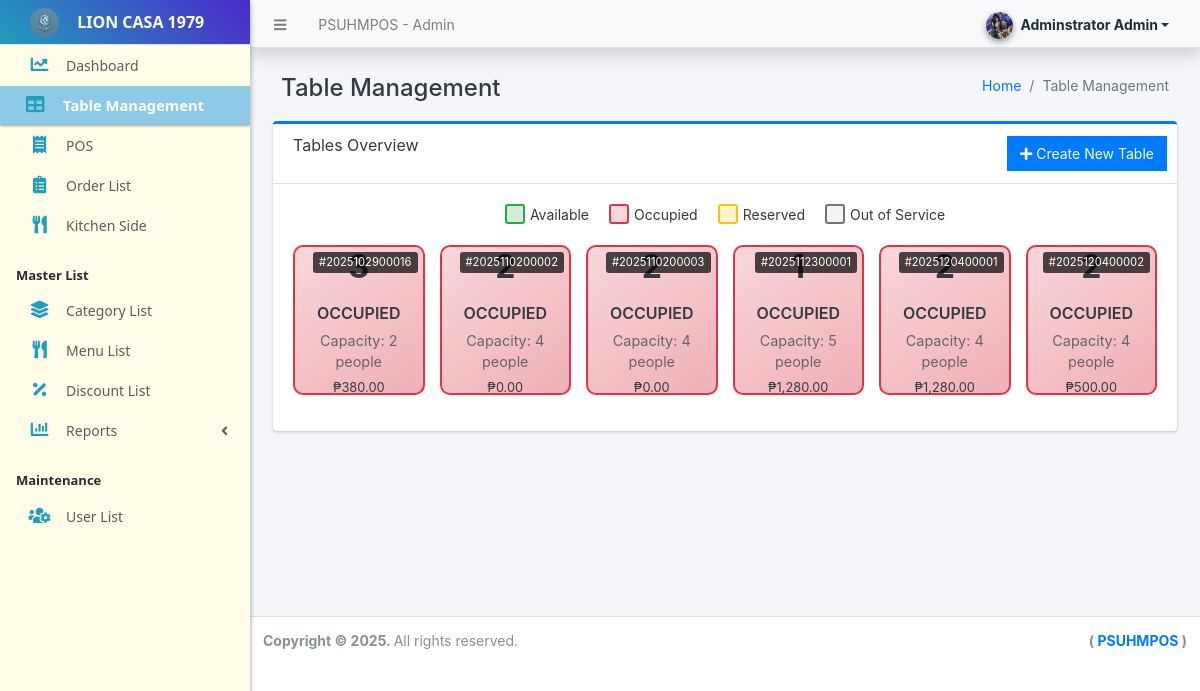
Page /admin/?page=table_management (signed in) on the committed database.
### tables this page shows
CREATE TABLE `table_list` (
  `id` int(30) NOT NULL,
  `table_number` varchar(50) NOT NULL,
  `capacity` int(11) NOT NULL DEFAULT 4,
  `location` varchar(100) DEFAULT NULL,
  `status` tinyint(1) NOT NULL DEFAULT 1 COMMENT '0=Out of Service, 1=Available, 2=Reserved',
  `delete_flag` tinyint(1) NOT NULL DEFAULT 0,
  `date_created` datetime NOT NULL DEFAULT current_timestamp(),
  `date_updated` datetime DEFAULT NULL ON UPDATE current_timestamp()
);

CREATE TABLE `order_list` (
  `id` int(30) NOT NULL,
  `user_id` int(30) NOT NULL,
  `table_id` int(30) DEFAULT NULL,
  `code` varchar(100) NOT NULL,
  `queue` varchar(50) NOT NULL,
  `total_amount` float(12,2) NOT NULL DEFAULT 0.00,
  `discounted_amount` float(12,2) NOT NULL DEFAULT 0.00,
  `tendered_amount` float(12,2) NOT NULL DEFAULT 0.00,
  `change_amount` float(12,2) NOT NULL DEFAULT 0.00,
  `status` tinyint(1) NOT NULL DEFAULT 0 COMMENT '0 = Queued,\r\n1 = Served,\r\n2 = Paid,\r\n3 = Billed Out',
  `voided_by` int(11) DEFAULT NULL,
  `date_created` datetime NOT NULL DEFAULT current_timestamp(),
  `date_updated` datetime NOT NULL DEFAULT current_timestamp() ON UPDATE current_timestamp(),
  `order_type` varchar(50) DEFAULT NULL,
  `discount_type` varchar(255) DEFAULT NULL,
  `discount_percent` int(11) DEFAULT NULL,
  `payment_method` varchar(50) DEFAULT NULL,
  `reference_number` varchar(100) NOT NULL,
  `card_number` varchar(100) NOT NULL,
  `vat_amount` float(12,2) NOT NULL DEFAULT 0.00
);

### classes/DBConnection.php (called while the page is built, shortened)
<?php
class DBConnection{
    private $host = DB_SERVER;
    private $username = DB_USERNAME;
    private $password = DB_PASSWORD;
    private $database = DB_NAME;
    public $conn;
    public function __construct(){
        if (!isset($this->conn)) {
            $this->conn = new mysqli($this->host, $this->username, $this->password, $this->database);
        }
    }
}
?>

### classes/SystemSettings.php (called while the page is built, shortened)
<?php
class SystemSettings extends DBConnection{
	function userdata($field = ''){
		if(!empty($field)){
			if(isset($_SESSION['userdata'][$field]))
				return $_SESSION['userdata'][$field];
			else
				return null;
		}else{
			return false;
		}
	}
}
$_settings = new SystemSettings();
?>

### admin/table_management/index.php (the view, shortened to what this page needs)
<div class="content-header">
    <div class="container-fluid">
        <div class="row mb-2">
            <div class="col-sm-6">
                <h1 class="m-0">Table Management</h1>
            </div>
            <div class="col-sm-6">
                <ol class="breadcrumb float-sm-right">
                    <li class="breadcrumb-item"><a href="<?php echo base_url ?>admin">Home</a></li>
                    <li class="breadcrumb-item active">Table Management</li>
                </ol>
            </div>
        </div>
    </div>
</div>
<section class="content">
    <div class="container-fluid">
        <div class="card card-outline card-primary">
            <div class="card-header">
                <h3 class="card-title">Tables Overview</h3>
                <div class="card-tools">
                 <?php if($_settings->userdata('type') == 1): ?>
        <a href="javascript:void(0)" id="create_new" class="btn btn-flat btn-primary">
            <span class="fas fa-plus"></span> Create New Table
        </a>
        <?php endif; ?>
                </div>
            </div>
            <div class="card-body">
                <div class="legend">
                    <div class="legend-item">
                        <div class="legend-color available-legend"></div>
                        <span>Available</span>
                    </div>
                    <div class="legend-item">
                        <div class="legend-color occupied-legend"></div>
                        <span>Occupied</span>
                    </div>
                    <div class="legend-item">
                        <div class="legend-color reserved-legend"></div>
                        <span>Reserved</span>
                    </div>
                    <div class="legend-item">
                        <div class="legend-color out-of-service-legend"></div>
                        <span>Out of Service</span>
                    </div>
                </div>
                <div class="row" id="tables-container">
                    <?php
                    $tables = $conn->query("SELECT t.*, o.id as order_id, o.code as order_code, o.total_amount
                                          FROM table_list t
                                          LEFT JOIN order_list o ON t.id = o.table_id AND o.status IN (0,1)
                                          WHERE t.delete_flag = 0
                                          ORDER BY CAST(SUBSTRING(t.table_number, 6) AS UNSIGNED)");
                    while($row = $tables->fetch_assoc()):
                        $status = 'available';
                        if($row['order_id']) {
                            $status = 'occupied';
                        } elseif($row['status'] == 2) {
                            $status = 'reserved';
                        }elseif($row['status'] == 0) {
                            $status = 'out of service';
                        }
                    ?>
                    <div class="col-xl-2 col-lg-3 col-md-4 col-sm-6 col-12 mb-3">
                        <div class="table-card <?= $status ?>" data-id="<?= $row['id'] ?>" data-status="<?= $status ?>">
                            <?php if($row['order_id']): ?>
                            <div class="order-info">#<?= $row['order_code'] ?></div>
                            <?php endif; ?>
                            <div class="table-number"><?= $row['table_number'] ?></div>
                            <div class="table-status"><?= ucfirst($status) ?></div>
                            <div class="table-capacity">Capacity: <?= $row['capacity'] ?> people</div>
                            <?php if($row['order_id']): ?>
                            <div style="font-size: 0.8rem; margin-top: 5px;">
                                <div>₱<?= number_format($row['total_amount'], 2) ?></div>
                            </div>
                            <?php endif; ?>
                        </div>
                    </div>
                    <?php endwhile; ?>
                </div>
            </div>
        </div>
    </div>
</section>

### admin/table_management/index.php (style rules this page uses)
.table-card { border: 2px solid #ddd; border-radius: 10px; padding: 20px; text-align: center; cursor: pointer; transition: all 0.3s ease; height: 150px; display: flex; flex-direction: column; justify-content: center; position: relative; }
.table-card.occupied { background: linear-gradient(145deg, #f8d7da, #f1b0b7); border-color: #dc3545; }
.table-number { font-size: 2rem; font-weight: bold; margin-bottom: 10px; }
.table-status { font-size: 1rem; text-transform: uppercase; font-weight: 600; }
.table-capacity { font-size: 0.9rem; color: #666; margin-top: 5px; }
.order-info { position: absolute; top: 5px; right: 5px; background: rgba(0,0,0,0.7); color: white; padding: 2px 6px; border-radius: 3px; font-size: 0.7rem; }
.legend { display: flex; justify-content: center; gap: 20px; margin-bottom: 20px; flex-wrap: wrap; }
.legend-item { display: flex; align-items: center; gap: 5px; }
.legend-color { width: 20px; height: 20px; border-radius: 3px; border: 2px solid; }
.available-legend { background: #d4edda; border-color: #28a745; }
.occupied-legend { background: #f8d7da; border-color: #dc3545; }
.reserved-legend { background: #fff3cd; border-color: #ffc107; }
.out-of-service-legend { background: #f5f5f5; border-color: #6c757d; }

### rows in the picture
table_list: order_list.code "2025102900016", table_number "3", order_list.id "OCCUPIED", capacity "2", order_list.total_amount "380.00"
table_list: order_list.code "2025110200002", table_number "2", order_list.id "OCCUPIED", capacity "4", order_list.total_amount "0.00", order_list.code "2025110200003", order_list.code "2025120400001", order_list.total_amount "1,280.00", order_list.code "2025120400002", order_list.total_amount "500.00"
table_list: order_list.code "2025112300001", table_number "1", order_list.id "OCCUPIED", capacity "5", order_list.total_amount "1,280.00"

### other values in the picture
$_settings->info('name') "PSUHMPOS"
$_settings->userdata('firstname').' '.$_settings->userdata('lastname') "Adminstrator Admin"
$_settings->info('short_name') "LION CASA 1979"
